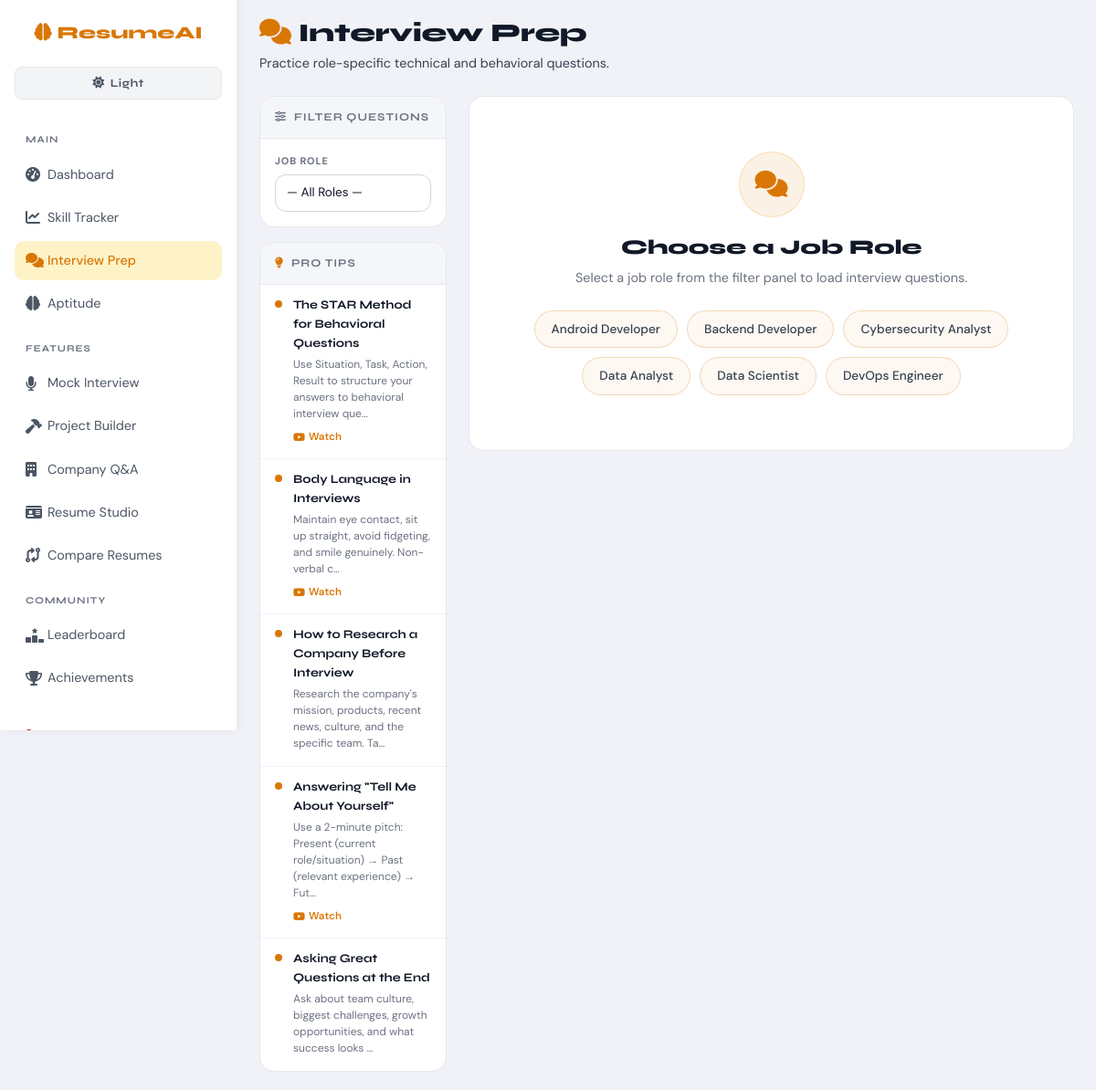
/interview-prep/ (signed in), run on the app's committed database.
### analyzer/models.py (models this page shows, shortened)
class CommunicationTip(models.Model):
    title = models.CharField(max_length=300)
    content = models.TextField()
    video_url = models.URLField(blank=True)

class JobRole(models.Model):
    title = models.CharField(max_length=200, unique=True)
    description = models.TextField(blank=True)
    skills = models.ManyToManyField(Skill, related_name='job_roles', blank=True)
    class Meta:
        ordering = ['title']

### analyzer/views.py (the view)
# urls.py: path('interview-prep/', views.interview_prep, name='interview_prep'),
@login_required
def interview_prep(request):
    job_roles = JobRole.objects.all()
    selected_role = None
    questions = []
    tips = CommunicationTip.objects.all()
    role_id = request.GET.get('role')
    category = request.GET.get('category', '')
    if role_id:
        selected_role = get_object_or_404(JobRole, pk=role_id)
        questions = InterviewQuestion.objects.filter(job_role=selected_role)
        if category:
            questions = questions.filter(category=category)
    return render(request, 'interview_prep.html', {
        'job_roles': job_roles,
        'selected_role': selected_role,
        'questions': questions,
        'tips': tips,
        'categories': [('technical', 'Technical'), ('behavioral', 'Behavioral'), ('situational', 'Situational')],
        'selected_category': category,
    })

### templates/interview_prep.html (shortened to what this page needs)
{% extends 'base.html' %}
{% block content %}
<div class="page-header">
  <h1 class="page-title"><i class="fa-solid fa-comments me-2" style="color:var(--amber)"></i>Interview Prep</h1>
  <p class="page-subtitle">Practice role-specific technical and behavioral questions.</p>
</div>
<div class="row g-4">
  <div class="col-lg-3">
    <div class="ip-panel mb-3">
      <div class="ip-panel-header">
        <i class="fa-solid fa-sliders me-2"></i>Filter Questions
      </div>
      <div class="ip-panel-body">
        <form method="get" id="filterForm">
          <div class="ip-filter-group">
            <label class="ip-filter-label">Job Role</label>
            <select name="role" class="form-select ip-select" onchange="this.form.submit()">
              <option value="">— All Roles —</option>
            </select>
          </div>
        </form>
      </div>
    </div>
    {% if tips %}
    <div class="ip-panel">
      <div class="ip-panel-header">
        <i class="fa-solid fa-lightbulb me-2" style="color:var(--amber)"></i>Pro Tips
      </div>
      <div class="ip-tips-list">
        {% for tip in tips %}
        <div class="ip-tip">
          <div class="ip-tip-dot"></div>
          <div class="ip-tip-body">
            <div class="ip-tip-title">{{ tip.title }}</div>
            <div class="ip-tip-text">{{ tip.content|truncatechars:90 }}</div>
            {% if tip.video_url %}
            <a href="{{ tip.video_url }}" target="_blank" class="ip-tip-link">
              <i class="fa-brands fa-youtube me-1"></i>Watch
            </a>
            {% endif %}
          </div>
        </div>
        {% endfor %}
      </div>
    </div>
    {% endif %}
  </div>
  <div class="col-lg-9">
    {% if selected_role %}
    <div class="ip-role-bar mb-4">
      <div class="ip-role-info">
        <div class="ip-role-icon"><i class="fa-solid fa-briefcase"></i></div>
        <div>
          <div class="ip-role-name">{{ selected_role.title }}</div>
          <div class="ip-role-count">{{ questions|length }} question{{ questions|length|pluralize }}</div>
        </div>
      </div>
      <a href="{% url 'mock_interview' %}?role={{ selected_role.pk }}" class="btn btn-primary btn-sm">
        <i class="fa-solid fa-microphone me-1"></i>Start Mock Interview
      </a>
    </div>
    {% if questions %}
    <div class="ip-legend mb-3">
      <span class="ip-cat-badge ip-cat-technical">Technical</span>
      <span class="ip-cat-badge ip-cat-behavioral">Behavioral</span>
      <span class="ip-cat-badge ip-cat-hr">HR</span>
      <span class="ip-cat-badge ip-cat-system_design">System Design</span>
    </div>
    <div class="ip-questions">
      {% for q in questions %}
      <div class="ip-q-card" id="q-card-{{ q.pk }}">
        <button class="ip-q-btn" type="button"
          data-bs-toggle="collapse"
          data-bs-target="#qa{{ q.pk }}"
          aria-expanded="false">
          <span class="ip-q-num">{{ forloop.counter }}</span>
          <span class="ip-cat-dot ip-cat-dot-{{ q.category }}"></span>
          <span class="ip-q-text">{{ q.question }}</span>
          <span class="ip-cat-badge ip-cat-{{ q.category }} ms-auto me-3 d-none d-md-inline-flex">{{ q.category }}</span>
          <i class="fa-solid fa-chevron-down ip-chevron"></i>
        </button>
        <div id="qa{{ q.pk }}" class="collapse">
          <div class="ip-answer">
            <div class="ip-answer-label">
              <i class="fa-solid fa-lightbulb me-2"></i>Suggested Answer / Hints
            </div>
            <div class="ip-answer-text">{{ q.answer_hints }}</div>
          </div>
        </div>
      </div>
      {% endfor %}
    </div>
    {% else %}
    <div class="ip-empty">
      <i class="fa-solid fa-filter-circle-xmark"></i>
      <p>No questions found for this filter. Try changing the category.</p>
    </div>
    {% endif %}
    {% else %}
    <div class="ip-splash">
      <div class="ip-splash-icon"><i class="fa-solid fa-comments"></i></div>
      <h3>Choose a Job Role</h3>
      <p>Select a job role from the filter panel to load interview questions.</p>
      <div class="ip-splash-roles">
        {% for role in job_roles|slice:":6" %}
        <a href="?role={{ role.pk }}" class="ip-splash-role-btn">{{ role.title }}</a>
        {% endfor %}
      </div>
    </div>
    {% endif %}
  </div>
</div>
{% endblock %}

### data on the page
CommunicationTip: title "The STAR Method for Behavioral Questions", content "Use Situation, Task, Action, Result to structure your answers to behavioral interview que…"
CommunicationTip: title "Body Language in Interviews", content "Maintain eye contact, sit up straight, avoid fidgeting, and smile genuinely. Non-verbal c…"
CommunicationTip: title "How to Research a Company Before Interview", content "Research the company's mission, products, recent news, culture, and the specific team. Ta…"
CommunicationTip: title "Answering \"Tell Me About Yourself\"", content "Use a 2-minute pitch: Present (current role/situation) → Past (relevant experience) → Fut…"
CommunicationTip: title "Asking Great Questions at the End", content "Ask about team culture, biggest challenges, growth opportunities, and what success looks …"
JobRole: title "Android Developer"
JobRole: title "Backend Developer"
JobRole: title "Cybersecurity Analyst"
JobRole: title "Data Analyst"
JobRole: title "Data Scientist"
JobRole: title "DevOps Engineer"
